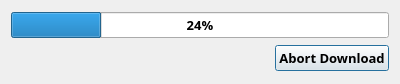
<?xml version="1.0" encoding="UTF-8"?>
<ui version="4.0">
 <class>sbeProgressDialog</class>
 <widget class="QDialog" name="sbeProgressDialog">
  <property name="windowModality">
   <enum>Qt::WindowModal</enum>
  </property>
  <property name="geometry">
   <rect>
    <x>0</x>
    <y>0</y>
    <width>400</width>
    <height>84</height>
   </rect>
  </property>
  <property name="windowTitle">
   <string>SBE Download Progress</string>
  </property>
  <layout class="QVBoxLayout" name="verticalLayout">
   <item>
    <widget class="QProgressBar" name="progressBar">
     <property name="font">
      <font>
       <family>Arial Black</family>
       <pointsize>10</pointsize>
       <weight>75</weight>
       <bold>true</bold>
      </font>
     </property>
     <property name="value">
      <number>24</number>
     </property>
    </widget>
   </item>
   <item>
    <layout class="QHBoxLayout" name="horizontalLayout">
     <item>
      <spacer name="horizontalSpacer">
       <property name="orientation">
        <enum>Qt::Horizontal</enum>
       </property>
       <property name="sizeHint" stdset="0">
        <size>
         <width>40</width>
         <height>20</height>
        </size>
       </property>
      </spacer>
     </item>
     <item>
      <widget class="QPushButton" name="abortButton">
       <property name="font">
        <font>
         <family>Arial Black</family>
         <pointsize>10</pointsize>
         <weight>75</weight>
         <bold>true</bold>
        </font>
       </property>
       <property name="text">
        <string>Abort Download</string>
       </property>
      </widget>
     </item>
    </layout>
   </item>
  </layout>
 </widget>
 <resources/>
 <connections/>
</ui>
